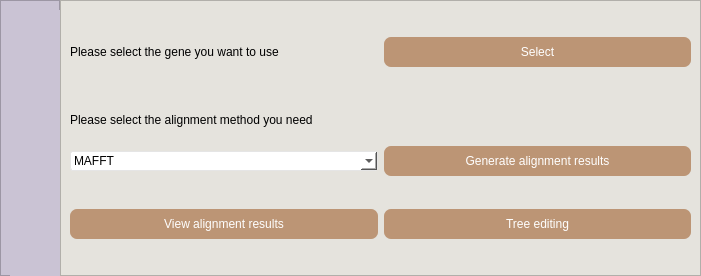
<?xml version="1.0" encoding="UTF-8"?>
<ui version="4.0">
 <class>Form</class>
 <widget class="QWidget" name="Form">
  <property name="geometry">
   <rect>
    <x>0</x>
    <y>0</y>
    <width>701</width>
    <height>276</height>
   </rect>
  </property>
  <property name="windowTitle">
   <string>mi_Tree</string>
  </property>
  <layout class="QHBoxLayout" name="horizontalLayout_3">
   <property name="spacing">
    <number>0</number>
   </property>
   <property name="leftMargin">
    <number>0</number>
   </property>
   <property name="topMargin">
    <number>0</number>
   </property>
   <property name="rightMargin">
    <number>0</number>
   </property>
   <property name="bottomMargin">
    <number>0</number>
   </property>
   <item>
    <widget class="QFrame" name="frame_2">
     <property name="minimumSize">
      <size>
       <width>60</width>
       <height>0</height>
      </size>
     </property>
     <property name="maximumSize">
      <size>
       <width>60</width>
       <height>16777215</height>
      </size>
     </property>
     <property name="styleSheet">
      <string notr="true">QFrame{
	background-color: rgb(202, 195, 212);
}</string>
     </property>
     <property name="frameShape">
      <enum>QFrame::StyledPanel</enum>
     </property>
     <property name="frameShadow">
      <enum>QFrame::Raised</enum>
     </property>
     <widget class="QLabel" name="label">
      <property name="geometry">
       <rect>
        <x>10</x>
        <y>10</y>
        <width>60</width>
        <height>661</height>
       </rect>
      </property>
      <property name="styleSheet">
       <string notr="true">QLabel{
	color: rgb(229,227,221);
	line-height:10px;
	font: 22pt &quot;Cascadia Mono&quot;;
}
</string>
      </property>
      <property name="text">
       <string/>
      </property>
     </widget>
    </widget>
   </item>
   <item>
    <widget class="QFrame" name="frame">
     <property name="styleSheet">
      <string notr="true">background-color: rgb(229, 227, 221);</string>
     </property>
     <property name="frameShape">
      <enum>QFrame::StyledPanel</enum>
     </property>
     <property name="frameShadow">
      <enum>QFrame::Raised</enum>
     </property>
     <layout class="QVBoxLayout" name="verticalLayout_2">
      <item>
       <layout class="QHBoxLayout" name="horizontalLayout_4">
        <item>
         <widget class="QLabel" name="label_3">
          <property name="maximumSize">
           <size>
            <width>16777215</width>
            <height>40</height>
           </size>
          </property>
          <property name="text">
           <string>Please select the gene you want to use</string>
          </property>
         </widget>
        </item>
        <item>
         <widget class="QPushButton" name="select">
          <property name="minimumSize">
           <size>
            <width>60</width>
            <height>30</height>
           </size>
          </property>
          <property name="styleSheet">
           <string notr="true">QPushButton{
background-color: rgb(188, 149, 117);
border:none;
border-radius:7px;
color:white}
QPushButton::hover {
    background-color: rgb(226, 179, 141);
}

QPushButton::pressed {
    background-color: rgb(158, 125, 99);
}</string>
          </property>
          <property name="text">
           <string>Select</string>
          </property>
         </widget>
        </item>
       </layout>
      </item>
      <item>
       <layout class="QVBoxLayout" name="verticalLayout">
        <item>
         <widget class="QLabel" name="label_2">
          <property name="maximumSize">
           <size>
            <width>16777215</width>
            <height>40</height>
           </size>
          </property>
          <property name="text">
           <string>Please select the alignment method you need</string>
          </property>
         </widget>
        </item>
        <item>
         <layout class="QHBoxLayout" name="horizontalLayout">
          <item>
           <widget class="QComboBox" name="pairWay">
            <property name="styleSheet">
             <string notr="true">QComboBox {
    border-radius: 3px;
    padding: 1px 18px 1px 3px;
    background: transparent; 
    border: 1px solid gray; 
	border-color: #E5E5E5;
	background-color: #FFFFFF;
}
</string>
            </property>
            <item>
             <property name="text">
              <string>MAFFT</string>
             </property>
            </item>
            <item>
             <property name="text">
              <string>ClustalW</string>
             </property>
            </item>
            <item>
             <property name="text">
              <string>Muscle</string>
             </property>
            </item>
           </widget>
          </item>
          <item>
           <widget class="QPushButton" name="pairRes">
            <property name="minimumSize">
             <size>
              <width>60</width>
              <height>30</height>
             </size>
            </property>
            <property name="styleSheet">
             <string notr="true">QPushButton{
background-color: rgb(188, 149, 117);
border:none;
border-radius:7px;
color:white}
QPushButton::hover {
    background-color: rgb(226, 179, 141);
}

QPushButton::pressed {
    background-color: rgb(158, 125, 99);
}</string>
            </property>
            <property name="text">
             <string>Generate alignment results</string>
            </property>
           </widget>
          </item>
         </layout>
        </item>
       </layout>
      </item>
      <item>
       <layout class="QHBoxLayout" name="horizontalLayout_2">
        <item>
         <widget class="QPushButton" name="seeAlignRes">
          <property name="minimumSize">
           <size>
            <width>60</width>
            <height>30</height>
           </size>
          </property>
          <property name="styleSheet">
           <string notr="true">QPushButton{
background-color: rgb(188, 149, 117);
border:none;
border-radius:7px;
color:white}
QPushButton::hover {
    background-color: rgb(226, 179, 141);
}

QPushButton::pressed {
    background-color: rgb(158, 125, 99);
}</string>
          </property>
          <property name="text">
           <string>View alignment results</string>
          </property>
         </widget>
        </item>
        <item>
         <widget class="QPushButton" name="editTree">
          <property name="minimumSize">
           <size>
            <width>60</width>
            <height>30</height>
           </size>
          </property>
          <property name="styleSheet">
           <string notr="true">QPushButton{
background-color: rgb(188, 149, 117);
border:none;
border-radius:7px;
color:white}
QPushButton::hover {
    background-color: rgb(226, 179, 141);
}

QPushButton::pressed {
    background-color: rgb(158, 125, 99);
}</string>
          </property>
          <property name="text">
           <string>Tree editing</string>
          </property>
         </widget>
        </item>
       </layout>
      </item>
     </layout>
    </widget>
   </item>
  </layout>
 </widget>
 <resources/>
 <connections/>
</ui>
